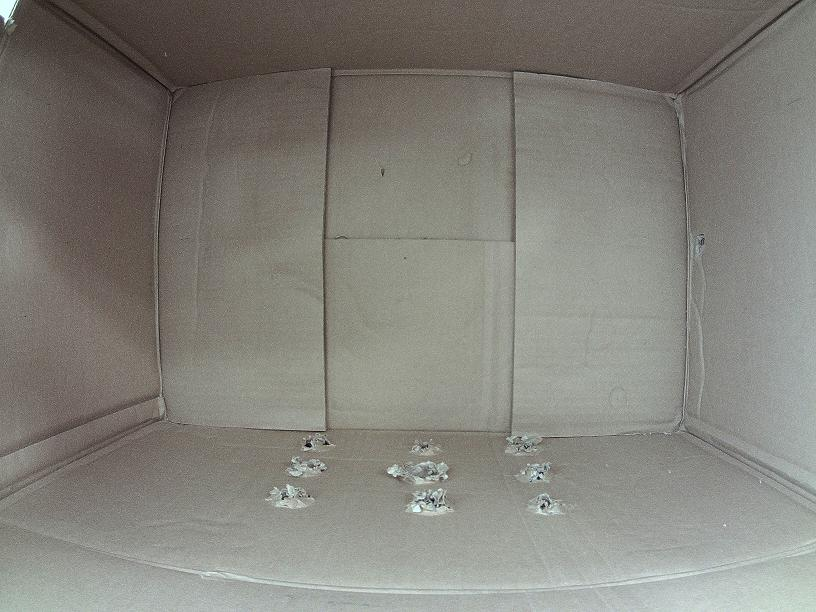
#> input picture empty.jpg, 816 x 612 px, found by its file name
$ python bag2.py   (older library calls are emulated)
#> lines starting #> are read from the running program, lines starting #| are printed output that depends on the picture; after the words box and inside, x2 and y2 are one past the last pixel; in counts of white or black regions, pixels touching at a corner belong together
import cv2
import numpy as np

# load the images
empty = cv2.imread("empty.jpg")
#> empty is the input picture: shape (612, 816, 3); mean B, G, R 122.4, 129.1, 130.8
full = cv2.imread("full_2.jpg")
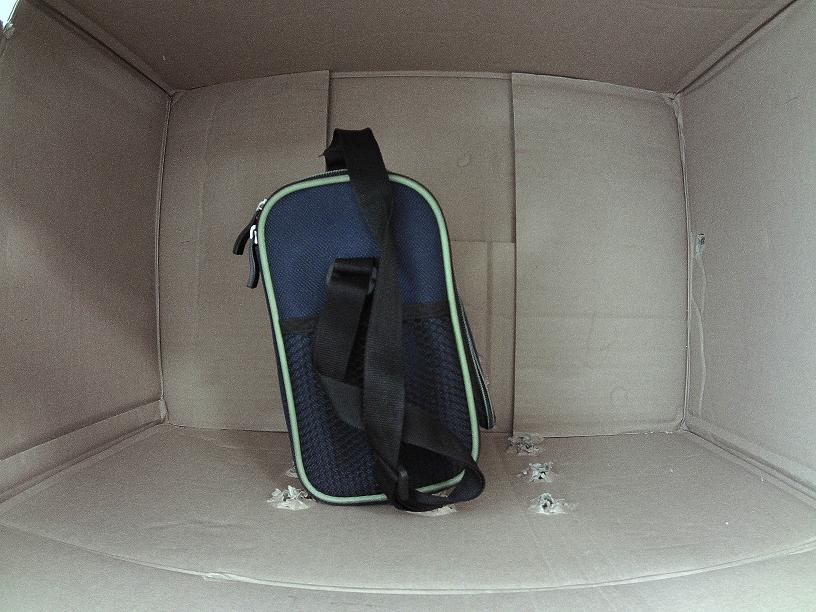
#> input picture full_2.jpg, 816 x 612 px, found by its file name
#> full is the input picture: shape (612, 816, 3); mean B, G, R 109.7, 114.9, 116.6

# save color copy for visualization
full_c = full.copy()

# convert to grayscale
empty_g = cv2.cvtColor(empty, cv2.COLOR_BGR2GRAY)
full_g = cv2.cvtColor(full, cv2.COLOR_BGR2GRAY)

# blur to account for small camera movement
# you could try if maybe different values will maybe
# more reliable for broader cases
empty_g = cv2.GaussianBlur(empty_g, (41, 41), 0)
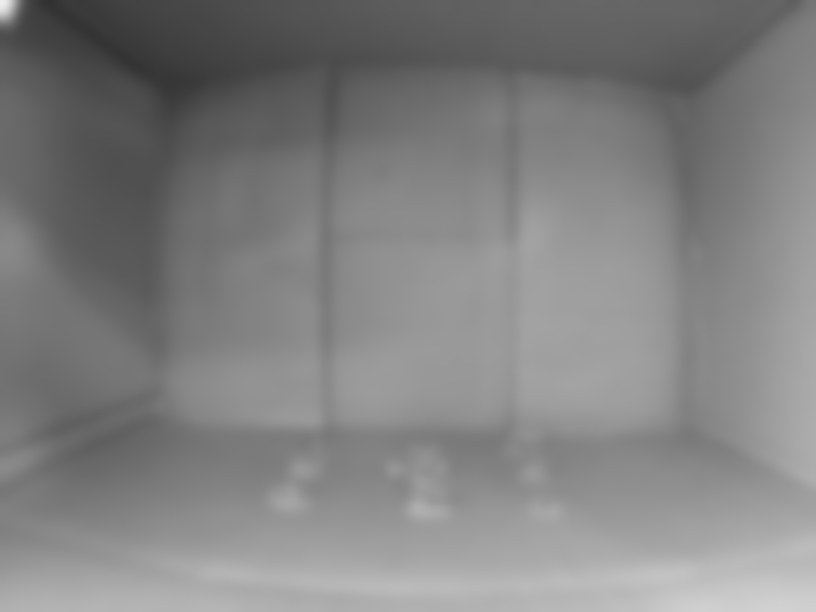
#> empty_g: shape (612, 816); min 49, max 239, mean 128.9
full_g = cv2.GaussianBlur(full_g, (41, 41), 0)
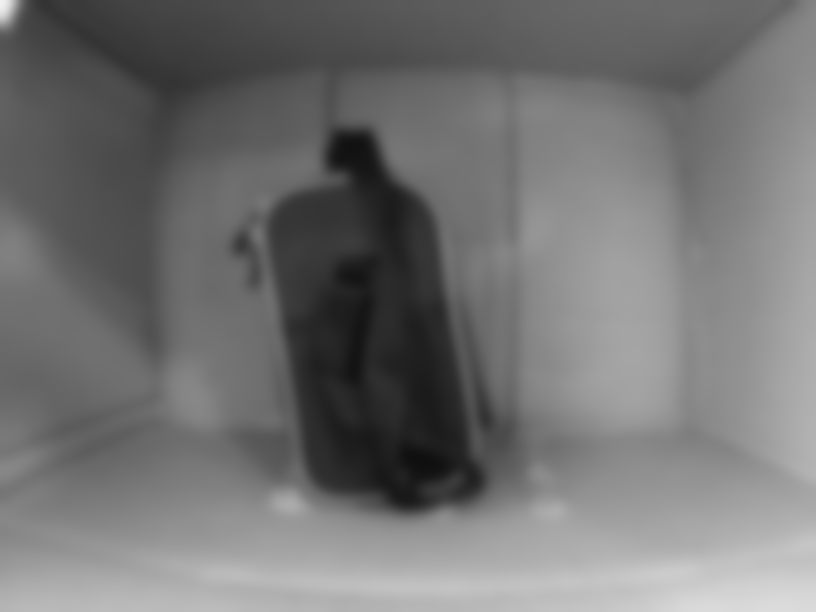
#> full_g: shape (612, 816); min 15, max 241, mean 114.8

# get the difference between full and empty box
diff = full_g - empty_g
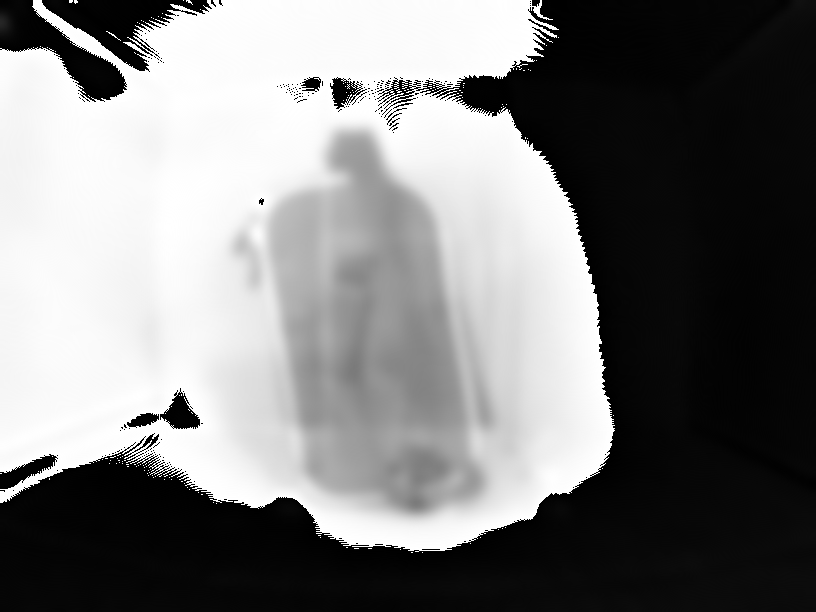
#> diff: shape (612, 816); min 0, max 255, mean 126
cv2.imwrite("diff.jpg", diff)

# inverse thresholding to change every pixel above 190
# to black (that means without the bag)
_, diff_th = cv2.threshold(diff, 190, 255, 1)
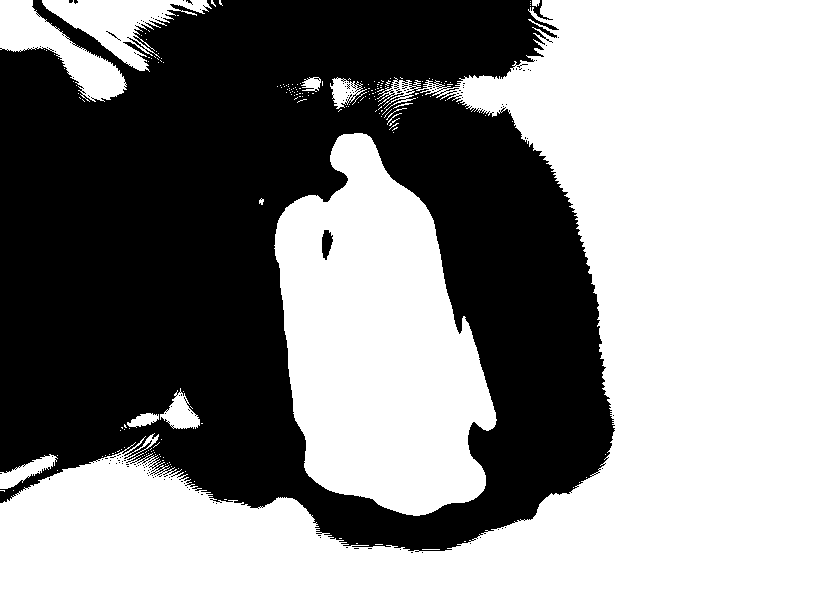
#> diff_th: shape (612, 816); 56.5% white; 144 black regions (141 under 20 px), largest, box (x1, y1, x2, y2) and area: (0, 0, 615, 552) 216597, (322, 230, 333, 260) 228, (106, 31, 121, 41) 21
cv2.imwrite("diff_th.jpg", diff_th)

# combine the difference image and the inverse threshold
# will give us just the bag
bag = cv2.bitwise_and(diff, diff_th, None)
cv2.imwrite("just_the_bag.jpg", bag)

# threshold to get the mask instead of gray pixels
_, bag = cv2.threshold(bag, 100, 255, 0)
#> bag: shape (612, 816); 11.2% white; 1 white region, box (x1, y1, x2, y2) and area: (274, 133, 497, 516) 56071

# dilate to account for the blurring in the beginning
kernel = np.ones((15, 15), np.uint8)
bag = cv2.dilate(bag, kernel, iterations=1)
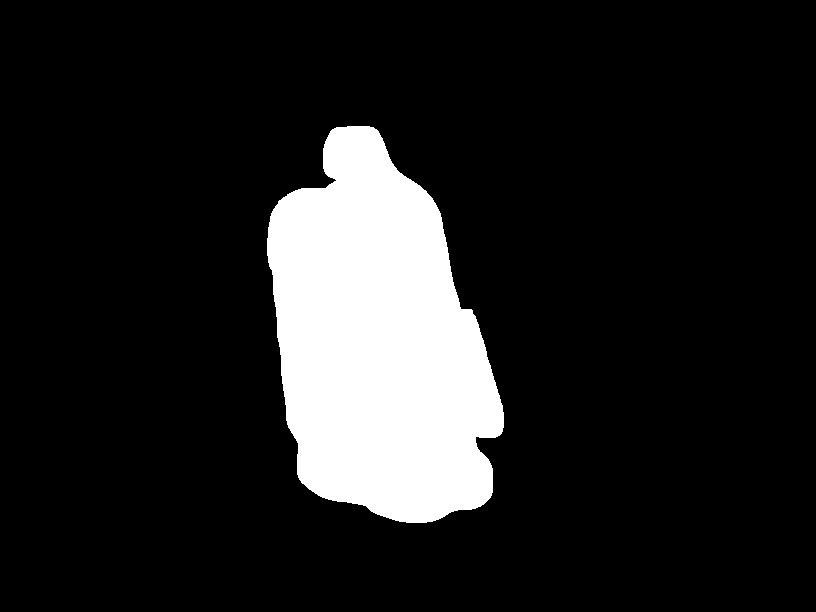
#> bag: shape (612, 816); 13.2% white; 1 white region

# find contours, sort and draw the biggest one
_, contours, _ = cv2.findContours(bag, cv2.RETR_TREE,
                                  cv2.CHAIN_APPROX_SIMPLE)
#> contours = 1 contour; box (x1, y1, x2, y2) and area: (267, 126, 504, 523) 65214
contours = sorted(contours, key=cv2.contourArea, reverse=True)[:3]
cv2.drawContours(full_c, [contours[0]], -1, (0, 255, 0), 3)
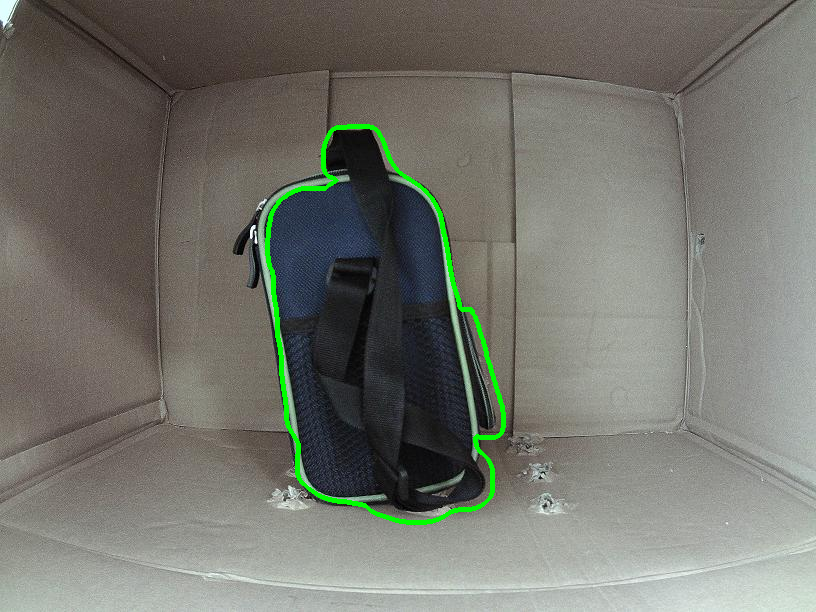
#> full_c: shape (612, 816, 3); 1.04% of pixels changed, all inside (x1, y1, x2, y2) = (265, 124, 506, 525)

# show and save the result
cv2.imshow("bag", full_c)
cv2.imwrite("result2.jpg", full_c)
#cv2.waitKey(0)
